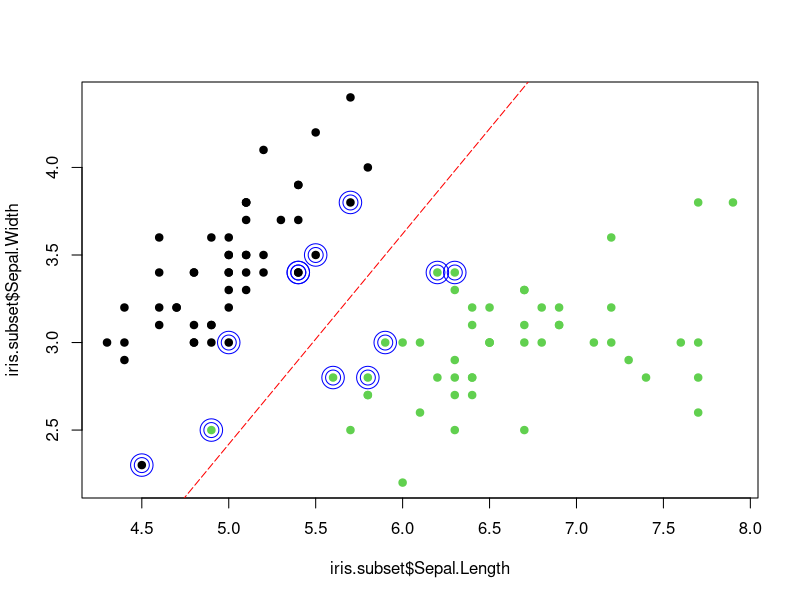
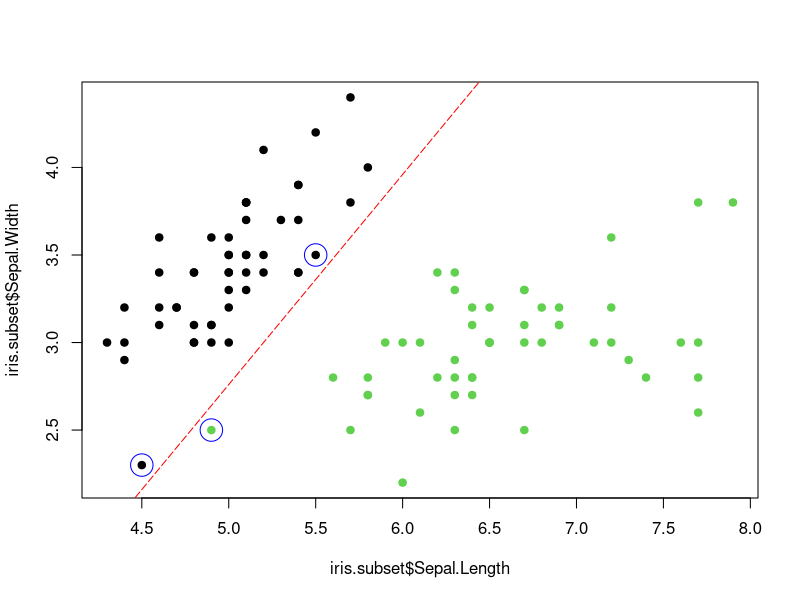
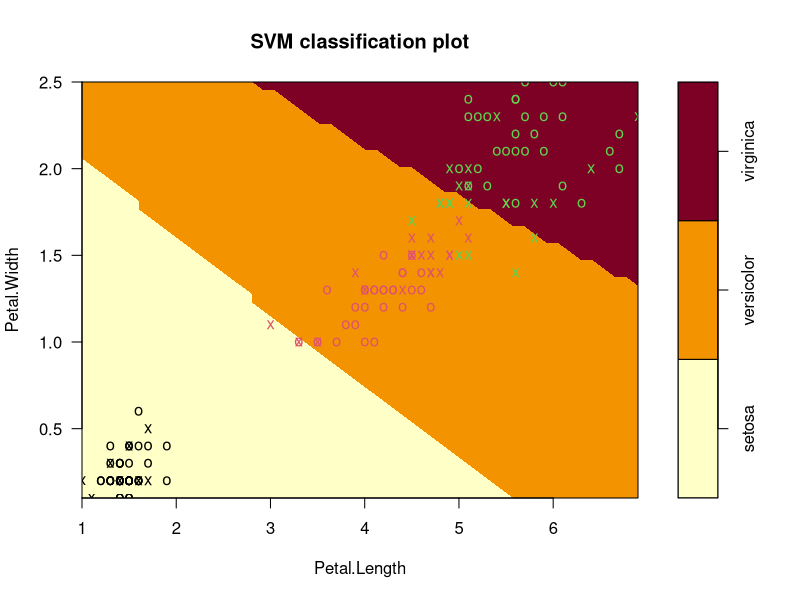

The R script that drew these images, in order:
#install.packages('e1071')
library(e1071)
data(iris)

iris.subset = subset(iris, select=c("Sepal.Length", "Sepal.Width", "Species"),  #subset data
                                         Species %in% c("setosa","virginica"))
plot(x=iris.subset$Sepal.Length, y=iris.subset$Sepal.Width, col=iris.subset$Species, pch=19)

svm.model = svm(Species~., data=iris.subset, kernel='linear', cost=1, scale=F) #cost=1  #support vector 12개 
ls(svm.model)  #cost와 gamma가 선의 형태를 결정함 
points(iris.subset[svm.model$index,c(1,2)],col="blue",cex=2)  #support vector가 되는 지점 #
points(svm.model$SV, col="blue", cex=3)  #point의 데이터 수치가 직접 나옴 

w = t(svm.model$coefs) %*% svm.model$SV  #??
b = -svm.model$rho
abline(a=-b/w[1,2], b=-w[1,1]/w[1,2], col="red", lty=5)   #오류 1을 허용한 채 margin을 최대화한 상태 
w[1,2]
w[1,1]

plot(x=iris.subset$Sepal.Length,y=iris.subset$Sepal.Width,
     col=iris.subset$Species, pch=19)

svm.model = svm(Species ~ ., data=iris.subset, type='C-classification',   
                  kernel='linear', cost=10000, scale=FALSE)  #penalizing을 허용하지 않은 hard line  #support vector 3개
points(svm.model$SV, col="blue", cex=3)

w = t(svm.model$coefs) %*% svm.model$SV
b = -svm.model$rho
abline(a=-b/w[1,2], b=-w[1,1]/w[1,2], col="red", lty=5)

#전체 데이터  
#subset svm.modle할 대는 kernel, cost등이 필요했으나 전체 데이터는 그렇지 않음 -> 어떻게 specify된거지?
#알아서 최적을 적합시킴! 
model.iris = svm(Species~., iris, scale=T)  

plot(model.iris, iris, Petal.Width ~ Petal.Length,
     slice = list(Sepal.Width = 3, Sepal.Length = 4))  #slice는 변수 2개((Sepal.Width, Sepal.Length)를 고정한 채 plot하겠다는 옵션 

model.iris

